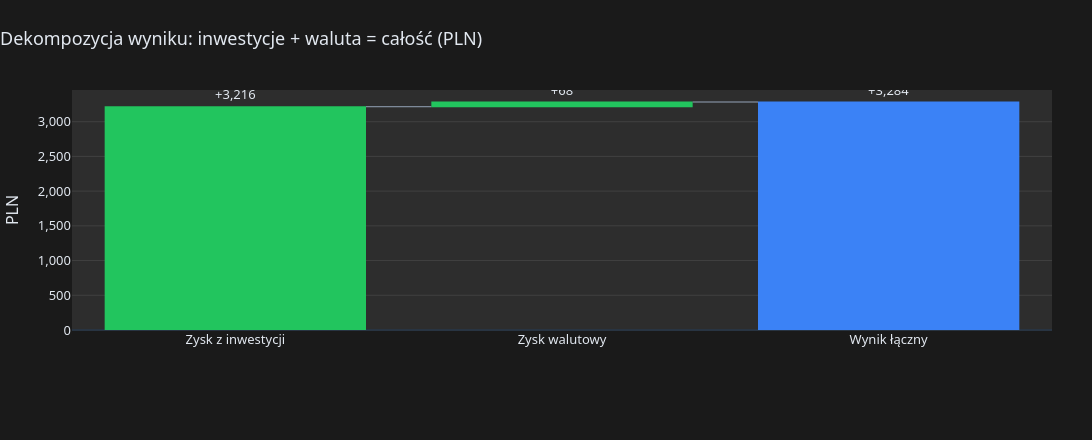
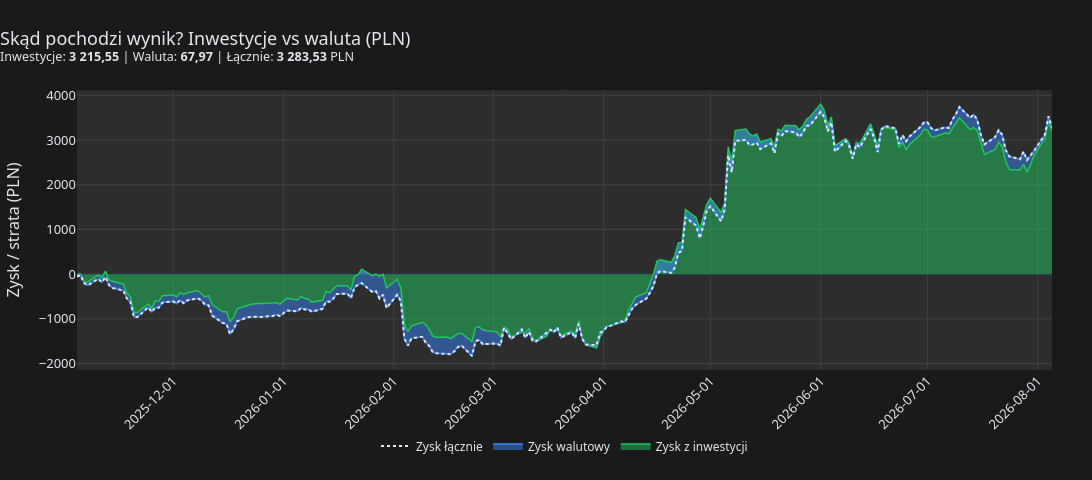

Here is the notebook cell these charts were saved with, in order:
### Markdown cell above
## Atrybucja walutowa: inwestycje vs waluta

Rozbicie łącznego wyniku w PLN na część wypracowaną przez inwestycje oraz część wynikającą ze zmian kursów walut (w tym koszt przewalutowania XTB względem kursu rynkowego).

### Code cell
attribution = compute_fx_attribution(accounts, nav)

print(f"Zysk z inwestycji: {attribution.investment_gain_pln:+,.2f} PLN")
print(f"Zysk walutowy:     {attribution.fx_gain_pln:+,.2f} PLN")
print(f"Wynik łączny:      {attribution.total_gain_pln:+,.2f} PLN")

plot_fx_attribution_waterfall(attribution).show(config=PLOTLY_SHOW_CONFIG)
plot_fx_attribution_series(attribution).show(config=PLOTLY_SHOW_CONFIG)
display(attribution.by_currency.round(2))

### Figure 1 — Plotly figure (JSON) as saved in the notebook; plotly's stock layout.template omitted (floating-point values rounded to 4 significant figures)
{"data": [{"connector": {"line": {"color": "#94a3b8", "width": 1}}, "decreasing": {"marker": {"color": "#ef4444"}}, "hovertemplate": "<b>%{x}</b><br>%{y:,.0f} PLN<extra></extra>", "increasing": {"marker": {"color": "#22c55e"}}, "measure": ["relative", "relative", "total"], "text": ["+3,216", "+68", "+3,284"], "textfont": {"size": 13}, "textposition": "outside", "totals": {"marker": {"color": "#3b82f6"}}, "type": "waterfall", "x": ["Zysk z inwestycji", "Zysk walutowy", "Wynik łączny"], "y": [3216.0, 67.97, 3284.0]}], "layout": {"font": {"color": "#e2e8f0", "family": "Segoe UI, Arial, sans-serif", "size": 13}, "height": 440, "hovermode": "x unified", "legend": {"bgcolor": "rgba(0,0,0,0)", "font": {"size": 12}, "orientation": "h", "x": 0.5, "xanchor": "center", "y": -0.22, "yanchor": "top"}, "margin": {"b": 110, "l": 60, "r": 40, "t": 90}, "paper_bgcolor": "#1a1a1a", "plot_bgcolor": "#2d2d2d", "showlegend": false, "title": {"text": "Dekompozycja wyniku: inwestycje + waluta = całość (PLN)", "x": 0}, "width": 1100, "yaxis": {"gridcolor": "#404040", "tickformat": ",.0f", "title": {"text": "PLN"}}}}

### Figure 2 — Plotly figure (JSON) as saved in the notebook; plotly's stock layout.template omitted (floating-point values rounded to 4 significant figures; data arrays with more than 128 entries replaced by an {"elided": "..."} marker saying what was removed)
{"data": [{"hovertemplate": "%{x|%Y-%m-%d}<br>Inwestycje: <b>%{y:,.0f} PLN</b><extra></extra>", "line": {"color": "#22c55e", "width": 1.5}, "mode": "lines", "name": "Zysk z inwestycji", "stackgroup": "gain", "type": "scatter", "x": {"elided": "195 str values"}, "y": {"elided": "195 float values"}}, {"hovertemplate": "%{x|%Y-%m-%d}<br>Waluta: <b>%{y:,.0f} PLN</b><extra></extra>", "line": {"color": "#3b82f6", "width": 1.5}, "mode": "lines", "name": "Zysk walutowy", "stackgroup": "gain", "type": "scatter", "x": {"elided": "195 str values"}, "y": {"elided": "195 float values"}}, {"hovertemplate": "%{x|%Y-%m-%d}<br>Łącznie: <b>%{y:,.0f} PLN</b><extra></extra>", "line": {"color": "#e2e8f0", "dash": "dot", "width": 2}, "mode": "lines", "name": "Zysk łącznie", "type": "scatter", "x": {"elided": "195 str values"}, "y": {"elided": "195 float values"}}], "layout": {"font": {"color": "#e2e8f0", "family": "Segoe UI, Arial, sans-serif", "size": 13}, "height": 480, "hovermode": "x unified", "legend": {"bgcolor": "rgba(0,0,0,0)", "font": {"size": 12}, "orientation": "h", "x": 0.5, "xanchor": "center", "y": -0.22, "yanchor": "top"}, "margin": {"b": 110, "l": 60, "r": 40, "t": 90}, "paper_bgcolor": "#1a1a1a", "plot_bgcolor": "#2d2d2d", "title": {"text": "Skąd pochodzi wynik? Inwestycje vs waluta (PLN)<br><sup>Inwestycje: <b>3 215,55</b> | Waluta: <b>67,97</b> | Łącznie: <b>3 283,53</b> PLN</sup>", "x": 0}, "width": 1100, "xaxis": {"gridcolor": "#404040", "nticks": 12, "showgrid": true, "tickangle": -45, "tickformat": "%Y-%m-%d"}, "yaxis": {"gridcolor": "#404040", "showgrid": true, "title": {"text": "Zysk / strata (PLN)"}}}}
